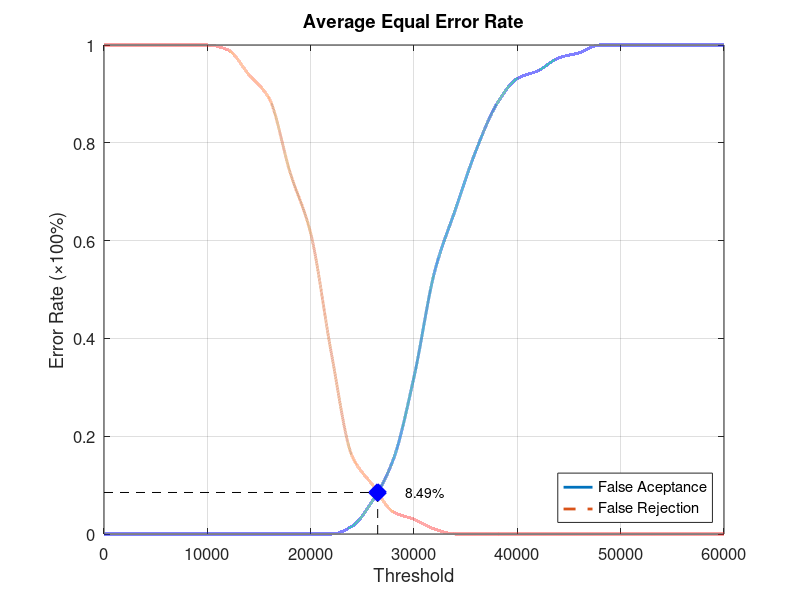
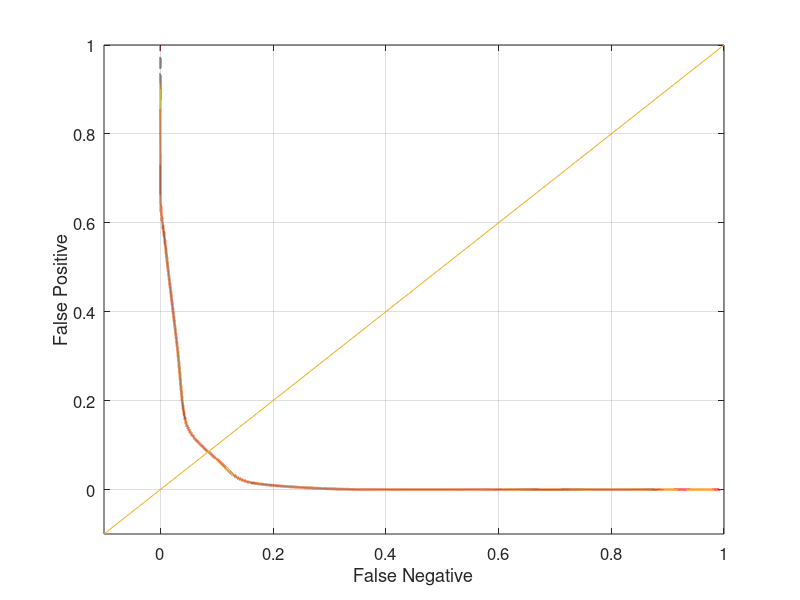

These figures' MATLAB source, in order:
function yEER = Database1_2
close all;
clear;
clc;
x = 0:2000:60000;
xq = 0:0.5:60000;

y0 = [0 0 0 0 0 0 0 0 0 0 0 0 0.0157895 0.0684211 0.152632 0.321053 0.536842 0.663158 0.784211 0.878947 0.931579 0.947368 0.973684 0.984211 1 1 1 1 1 1 1];
yy0 = interp1(x, y0, xq, 'pchip');
y1 = [1 1 1 1 1 1 0.99 0.94 0.89 0.74 0.615 0.37 0.16 0.1 0.045 0.03 0.01 0 0 0 0 0 0 0 0 0 0 0 0 0 0];
yy1 = interp1(x, y1, xq, 'pchip');

% Calculating EER: 
y2 = abs(y0 - y1);
find(y2 == min(y2))
yy2 = abs(yy0 - yy1);
xEER = find(yy2 == min(yy2));
xEERIndex = xq(xEER) % X-axis EER
yEER = yy0(xEER) % Y-axis EER

main = figure
plot(xq, yy0,'-','LineWidth', 2);	hold on
plot(xq, yy1,'--','LineWidth', 2);	hold on
plot([xEERIndex xEERIndex], [0 yEER], 'k--');	hold on
plot([0 xEERIndex], [yEER yEER], 'k--');	hold on
plot(xEERIndex, yEER, 'bx', 'LineWidth', 10);	hold on
text(xEERIndex + 10 * xEERIndex / 100, yEER, [num2str(round((10000 * yEER)) / 100) '%'])
legend('False Aceptance', 'False Rejection', 'Location', 'SouthEast')
xlabel('Threshold')
ylabel('Error Rate (\times100%)')
title('Average Equal Error Rate')
set(gca, 'FontSize', 12)
axis([0 60000 0 1])
grid on

print(main, 'Database1_2Main', '-dpng');
FNRxFPR = figure('Color', [1 1 1]);
plot(yy1, yy0, '-', yy1, yy0, 'LineWidth', 2);
hold on
y = -0.1:0.1:1
plot(y, y); 
set(gca, 'FontSize', 12)
xlabel('False Negative')
ylabel('False Positive')
axis([-0.1 1 -0.1 1])
set(gca, 'FontSize', 12)
grid on

print(FNRxFPR, 'Database1_2FNRxFPR','-dpng');
end
